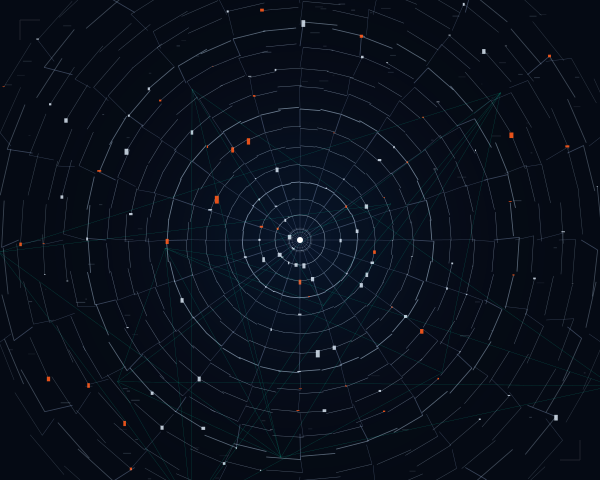

The script that drew this image:
import cairo
import math
import random

# Setup
width, height = 600, 480
surface = cairo.ImageSurface(cairo.FORMAT_ARGB32, width, height)
ctx = cairo.Context(surface)

# Background: Atmospheric Deep Cobalt
ctx.set_source_rgb(0.02, 0.04, 0.08)
ctx.paint()

def to_cartesian(r, theta, center_x, center_y):
    x = center_x + r * math.cos(theta)
    y = center_y + r * math.sin(theta)
    return x, y

def draw_glitch_rect(ctx, x, y, size, color):
    # Staccato noise block
    ctx.set_source_rgba(*color)
    ctx.rectangle(x - size/2, y - size/2, size, size * random.uniform(0.1, 2.0))
    ctx.fill()

# Compositional Constants
cx, cy = width / 2, height / 2
rings = 18
segments = 40
max_radius = 350

# 1. LAYERED GLOW (Atmospheric depth)
radial_grad = cairo.RadialGradient(cx, cy, 20, cx, cy, max_radius)
radial_grad.add_color_stop_rgba(0, 0.1, 0.3, 0.6, 0.15)
radial_grad.add_color_stop_rgba(0.8, 0, 0, 0, 0)
ctx.set_source(radial_grad)
ctx.arc(cx, cy, max_radius, 0, 2 * math.pi)
ctx.fill()

# 2. THE DISTORTED POLAR GRID (Precision meets Entropy)
for i in range(1, rings):
    r = (i / rings) ** 1.2 * max_radius # Exponential scaling for depth
    entropy = (i / rings) ** 2 # Entropy increases with distance from core
    
    ctx.set_line_width(0.4 if i % 4 != 0 else 0.8)
    
    for j in range(segments):
        theta = (j / segments) * 2 * math.pi
        next_theta = ((j + 1) / segments) * 2 * math.pi
        
        # Jitter coordinates based on entropy
        jitter_r = random.uniform(-10, 10) * entropy
        jitter_t = random.uniform(-0.05, 0.05) * entropy
        
        p1_x, p1_y = to_cartesian(r + jitter_r, theta + jitter_t, cx, cy)
        p2_x, p2_y = to_cartesian(r + jitter_r, next_theta + jitter_t, cx, cy)
        
        # Draw ring segments
        ctx.set_source_rgba(0.8, 0.9, 1.0, 0.6 - (entropy * 0.4))
        ctx.move_to(p1_x, p1_y)
        ctx.line_to(p2_x, p2_y)
        ctx.stroke()
        
        # Radial Connectors (Rays)
        if j % 2 == 0:
            r_inner = ((i-1) / rings) ** 1.2 * max_radius
            p0_x, p0_y = to_cartesian(r_inner, theta, cx, cy)
            ctx.set_source_rgba(0.7, 0.8, 1.0, 0.3)
            ctx.move_to(p0_x, p0_y)
            ctx.line_to(p1_x, p1_y)
            ctx.stroke()

        # 3. TECHNICAL SPECIMENS (Data Nodes)
        if random.random() > 0.85 - (entropy * 0.2):
            node_size = random.uniform(1, 4)
            # High-saturated spectral accent (Orange/Cyan)
            if random.random() > 0.7:
                color = (1.0, 0.35, 0.1, 0.9) # International Orange
            else:
                color = (0.9, 0.95, 1.0, 0.8) # Ivory
            
            draw_glitch_rect(ctx, p1_x, p1_y, node_size, color)

# 4. VERTEX-EDGE OVERLAY (High precision paths)
ctx.set_line_width(0.2)
ctx.set_source_rgba(0.0, 1.0, 0.8, 0.4) # Cyan hair-lines
points = []
for _ in range(12):
    ang = random.uniform(0, 2 * math.pi)
    dist = random.uniform(50, max_radius)
    points.append(to_cartesian(dist, ang, cx, cy))

for i in range(len(points)):
    for j in range(i + 1, len(points)):
        if random.random() > 0.6:
            ctx.move_to(*points[i])
            ctx.line_to(*points[j])
            ctx.stroke()

# 5. THE CORE (Central Density)
ctx.set_source_rgb(1, 1, 1)
ctx.arc(cx, cy, 3, 0, 2 * math.pi)
ctx.fill()

# Concentric core rings
for r_core in [8, 12, 25]:
    ctx.set_source_rgba(1, 1, 1, 0.2)
    ctx.set_line_width(0.5)
    ctx.arc(cx, cy, r_core, 0, 2 * math.pi)
    ctx.stroke()

# 6. MARGINAL DATA TEXTURE (Noise blocks)
for _ in range(100):
    x = random.uniform(0, width)
    y = random.uniform(0, height)
    # Filter to keep center relatively clear or create specific density
    dist_to_center = math.sqrt((x-cx)**2 + (y-cy)**2)
    if dist_to_center > 150:
        alpha = random.uniform(0.05, 0.2)
        ctx.set_source_rgba(0.8, 0.9, 1.0, alpha)
        ctx.rectangle(x, y, random.uniform(1, 10), 1)
        ctx.fill()

# Fine Swiss borders / crop marks
ctx.set_source_rgba(1, 1, 1, 0.1)
ctx.set_line_width(1)
ctx.move_to(20, 20)
ctx.line_to(40, 20)
ctx.move_to(20, 20)
ctx.line_to(20, 40)
ctx.stroke()

ctx.move_to(width-20, height-20)
ctx.line_to(width-40, height-20)
ctx.move_to(width-20, height-20)
ctx.line_to(width-20, height-40)
ctx.stroke()
